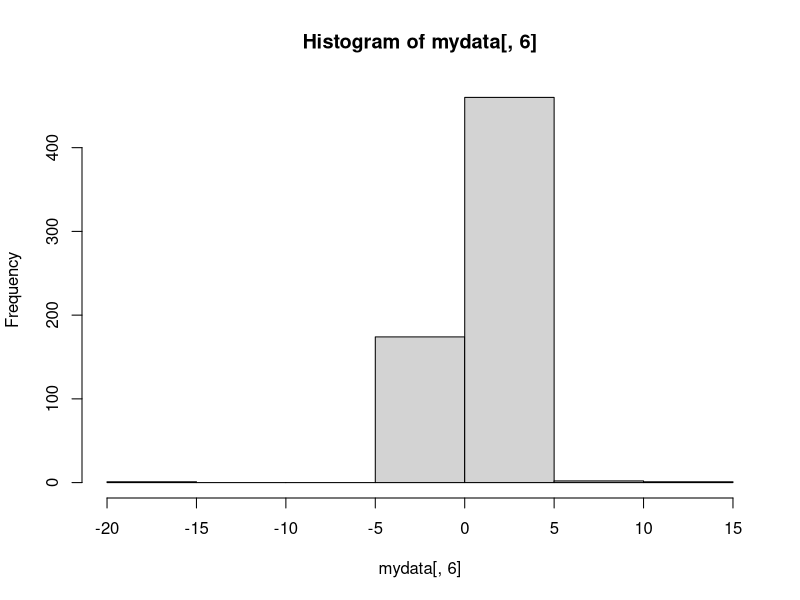

Write the R code that produced this figure.
#check directory
getwd() 

library(readr)
mydata <- read.csv("Data/dog_apps.csv")

hist(mydata[,6])


#aggregate(data.frame(count = mydata$allergies), list(value = mydata$allergies), length)

#aggregate(data.frame(count = mydata$home_owner), list(value = mydata$home_owner), length)


#Cleaned data created by Amy
dataCleaned <- read.csv("Analyses/2_Applicants/amygood/output/apps_clean.csv")

#frequency of different home_owner types
dplyr::count(dataCleaned, home_owner)
#frequency of different types of allergies
dplyr::count(dataCleaned, allergies)


  
